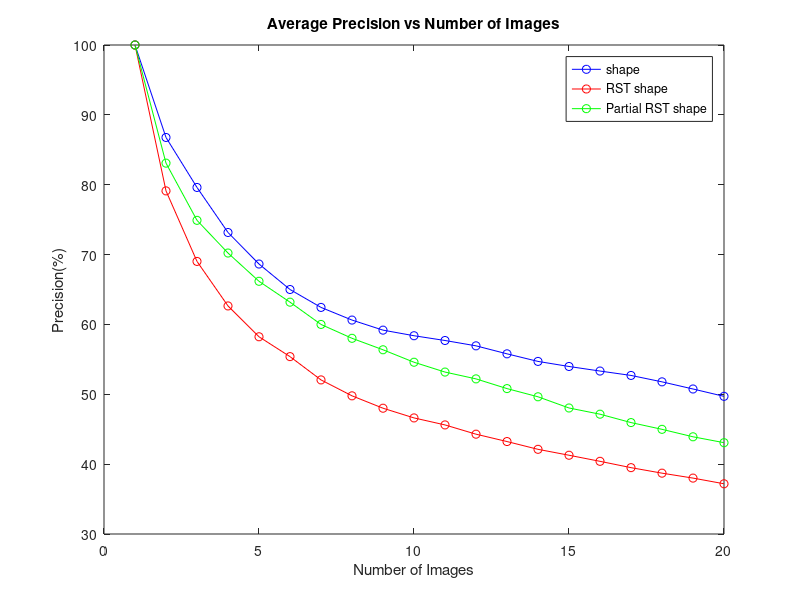
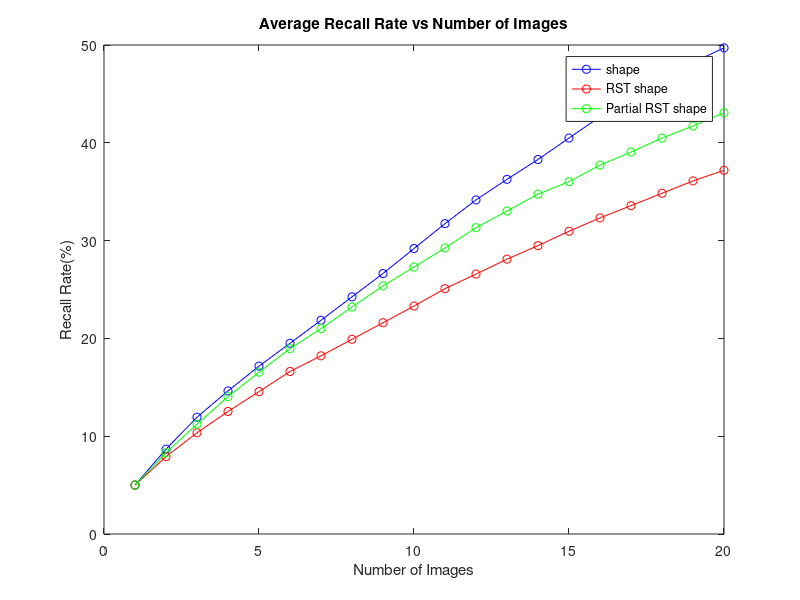
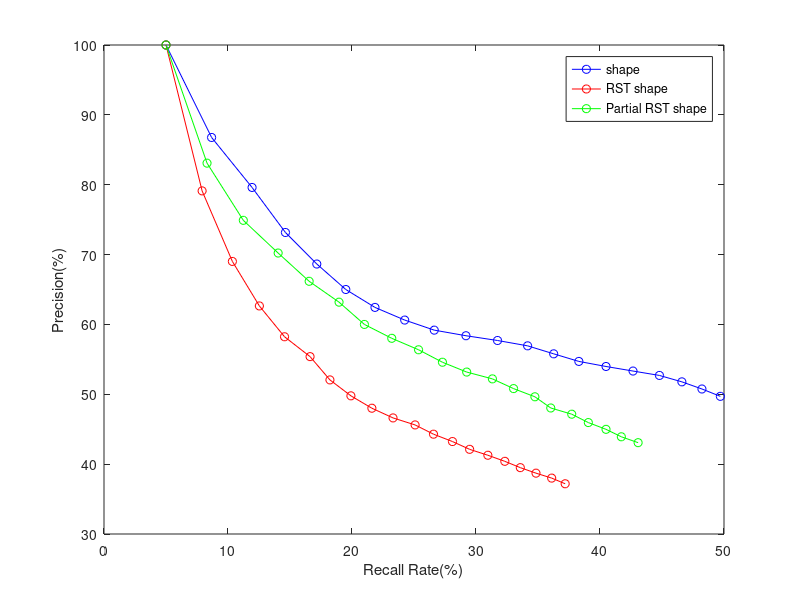

Write the MATLAB code that produced these figures, in order.
close all; clear; clc;
tic

working_path = 'C:\Users\ThisI\Documents\GitHub\DI-VP-Assignment';
cd(working_path);
addpath(pwd);

load('final_database_cbir.mat','database');



total_prec1 = zeros(340,20);
total_rec1 = zeros(340,20);
total_prec2 = zeros(340,20);
total_rec2 = zeros(340,20);
total_prec3 = zeros(340,20);
total_rec3 = zeros(340,20);

for z = 1:340
    total_prec1(z,:) = database(z).precision;
    total_rec1(z,:) = database(z).recall_rate; 
    
    total_prec2(z,:) = database(z).precisionRST;
    total_rec2(z,:) = database(z).recall_rateRST;
    
    total_prec3(z,:) = database(z).precisionPartialRST;
    total_rec3(z,:) = database(z).recall_ratePartialRST;
end


total_prec1 = total_prec1*100;
total_rec1 = total_rec1*100;
total_prec2 = total_prec2*100;
total_rec2 = total_rec2*100;
total_prec3 = total_prec3*100;
total_rec3 = total_rec3*100;

average_prec1 = mean(total_prec1);
average_rec1 = mean(total_rec1);

average_prec2 = mean(total_prec2);
average_rec2 = mean(total_rec2);

average_prec3 = mean(total_prec3);
average_rec3 = mean(total_rec3);


num_Images = 1:20;
figure('Name', 'Average Precision vs Num_images','NumberTitle','off');
plot(num_Images, average_prec1, 'b-o', num_Images, average_prec2, 'r-o', num_Images, average_prec3, 'g-o');
title('Average Precision vs Number of Images')
xlabel('Number of Images')
ylabel('Precision(%)')
legend('shape','RST shape', 'Partial RST shape')

figure('Name', 'Average Recall Rate vs Num_Images','NumberTitle','off');
plot(num_Images, average_rec1, 'b-o', num_Images, average_rec2, 'r-o', num_Images, average_rec3, 'g-o');
title('Average Recall Rate vs Number of Images')
xlabel('Number of Images')
ylabel('Recall Rate(%)')
legend('shape','RST shape', 'Partial RST shape')

figure('Name', 'Average Precision vs Average Recall Rate','NumberTitle','off');
plot(average_rec1, average_prec1, 'b-o', average_rec2, average_prec2, 'r-o', average_rec3, average_prec3, 'g-o');
xlabel('Recall Rate(%)')
ylabel('Precision(%)')
legend('shape','RST shape', 'Partial RST shape')


toc